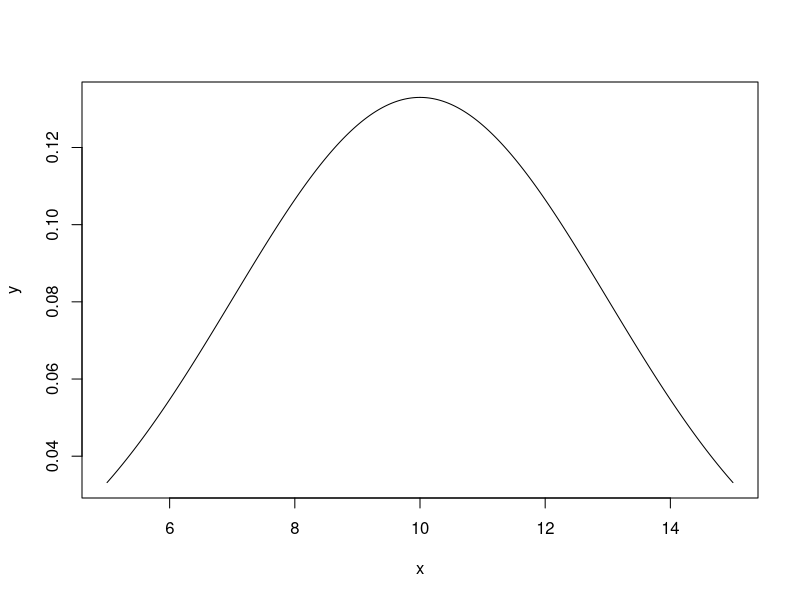
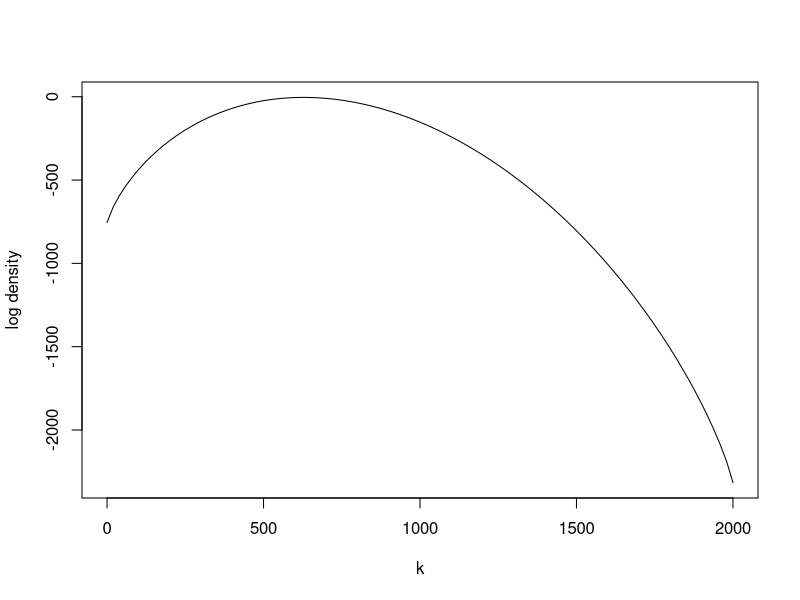
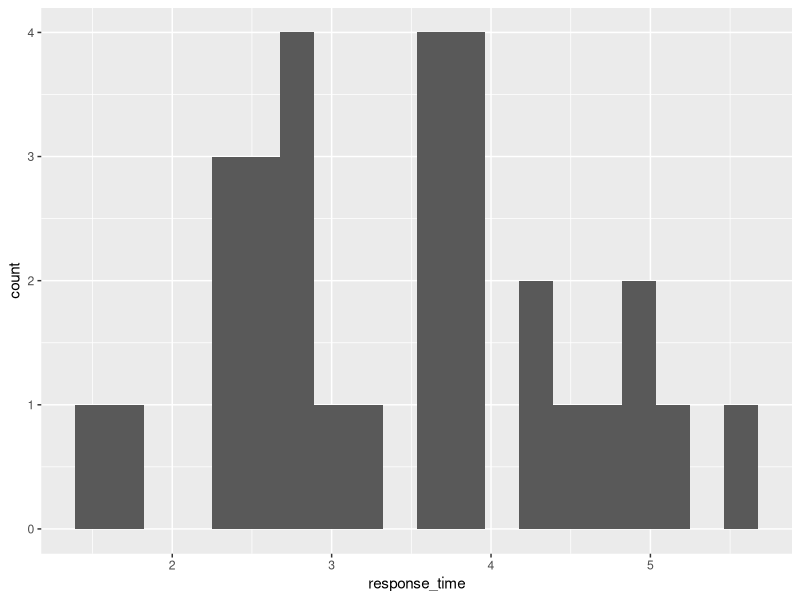
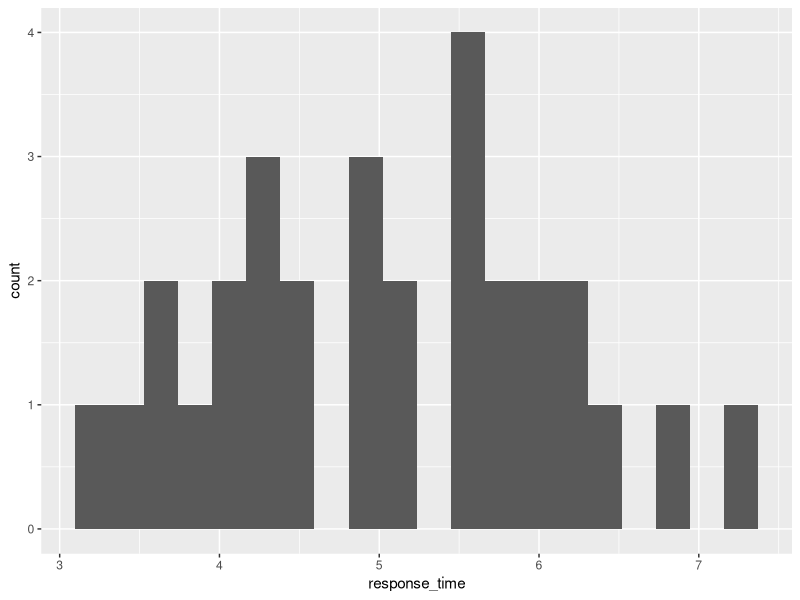
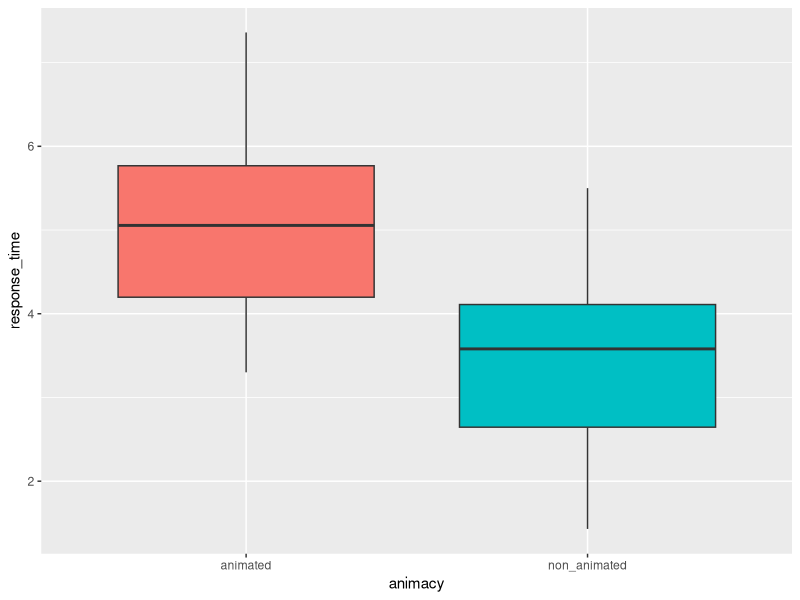
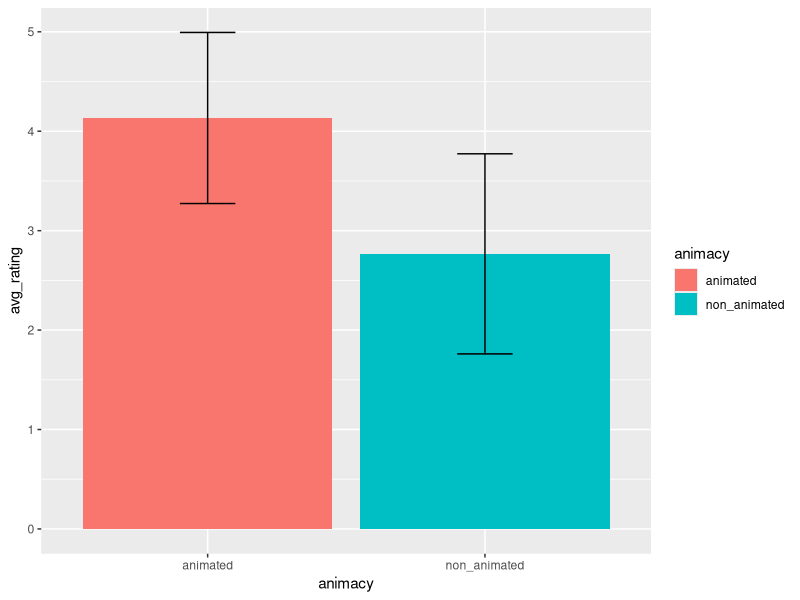

Here is the R script that generated these plots, in order:
## ---- chunk 1
knitr::opts_chunk$set(echo = F)

setwd("~/User files/Peter/Heriot-Watt University/R Statistics/HRI statistics course/HRI stats course/interaction-design")

## ---- chunk 2

library(readr)
library(tidyr)
library(dplyr)
library(ggplot2)

## ---- chunk 3

t_test_data <- read_csv("t-test-data.csv")

## ---- chunk 4

head(t_test_data)

## ---- chunk 5

summary(t_test_data)

## ---- chunk 6

t_test_data %>%
  group_by(animacy) %>%                     
  summarise(avg_rating = mean(likert_num),  
            sd_rating = sd(likert_num),
            avg_rt = mean(response_time),
            sd_rt = sd(response_time))

## ---- chunk 7

x <- seq(5,15,length=1000)
y <- dnorm(x,mean=10, sd=3)
plot(x,y, type="l", lwd=1)

## ---- chunk 8

n <- 2000
k <- seq(0, n, by = 20)
plot (k, dbinom(k, n, pi/10, log = TRUE), type = "l", ylab = "log density")


## ---- chunk 9

t_test_data %>%
  filter(animacy == "non_animated") %>%
  ggplot(.) +
  geom_histogram(mapping = aes(x = response_time),
                 bins = 20)


## ---- chunk 10

t_test_data %>%
  filter(animacy == "animated") %>%
  ggplot(.) +
  geom_histogram(mapping = aes(x = response_time),
                 bins = 20)

## ---- chunk 11

t_test_data %>%
  ggplot(.) +
  geom_boxplot(mapping = aes(x = animacy, y = response_time, fill = animacy)) + 
  theme(legend.position = "none")

## ---- chunk 12

# first, make an object (here I've called it 't') that contains the means and sd of likert_num

t <- t_test_data %>%
  group_by(animacy) %>%                     
  summarise(avg_rating = mean(likert_num),  
            sd_rating = sd(likert_num))

# then pass to ggplot2

t %>%
  ggplot(., aes(animacy, avg_rating, fill = animacy)) +
  geom_bar(stat="identity") +
  geom_errorbar(aes(ymin = avg_rating - sd_rating, ymax = avg_rating + sd_rating), width = .2)


